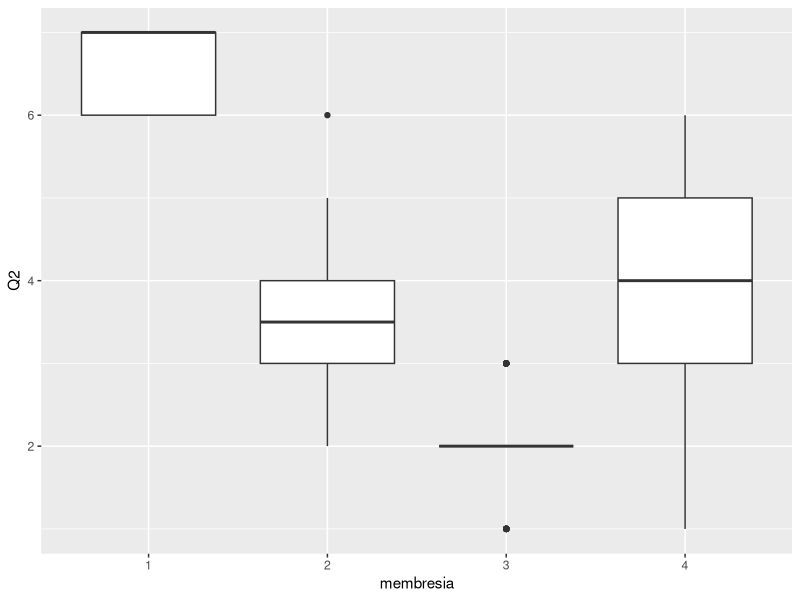

Recreate this plot in R.
## ---- chunk 1
knitr::opts_chunk$set(echo = TRUE)
## ---- chunk 2
library(dplyr)
library(readxl)
library(ggplot2)
## ---- chunk 3
psicograficos <- read_excel("DataSets/Ford_Ka_Students.xls", 
    sheet = "Psychographic Data", skip = 5)
head(psicograficos)
## ---- chunk 4
norm_psico <- scale(psicograficos[,-1])
## ---- chunk 5
k2=kmeans(norm_psico,2)
## ---- chunk 6
k2$cluster
## ---- chunk 7
k2$centers
## ---- chunk 8
k2$size
## ---- chunk 9
k4=kmeans(norm_psico,4)
k4$cluster
k4$centers
k4$size
## ---- chunk 10
clusters <-k4$cluster
psicograficos$membresia <-as.factor(clusters)
glimpse(psicograficos)
## ---- chunk 11
ggplot(psicograficos, aes(x=membresia, y=Q2)) + geom_boxplot()
